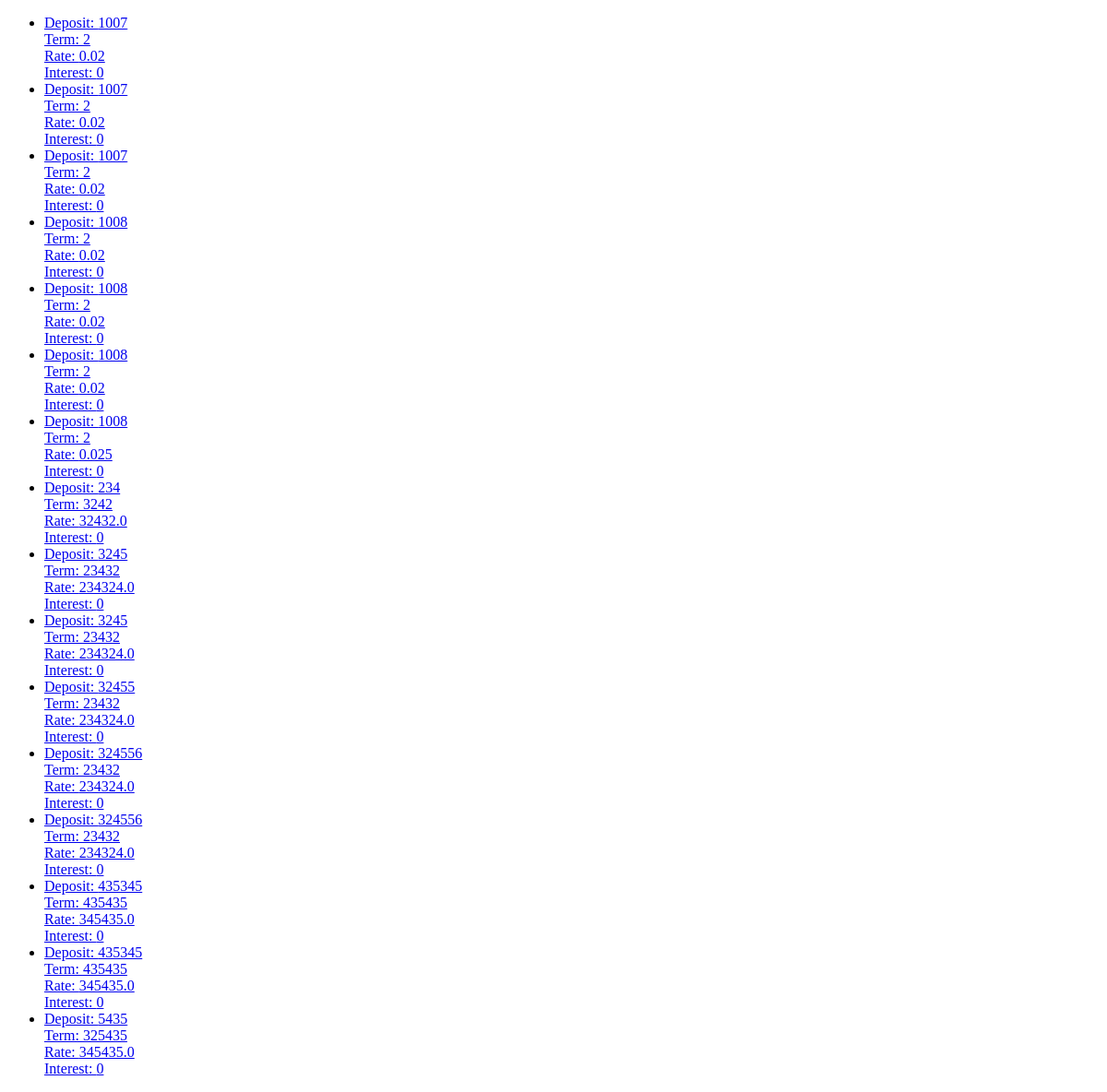
Before: / with the older database file.
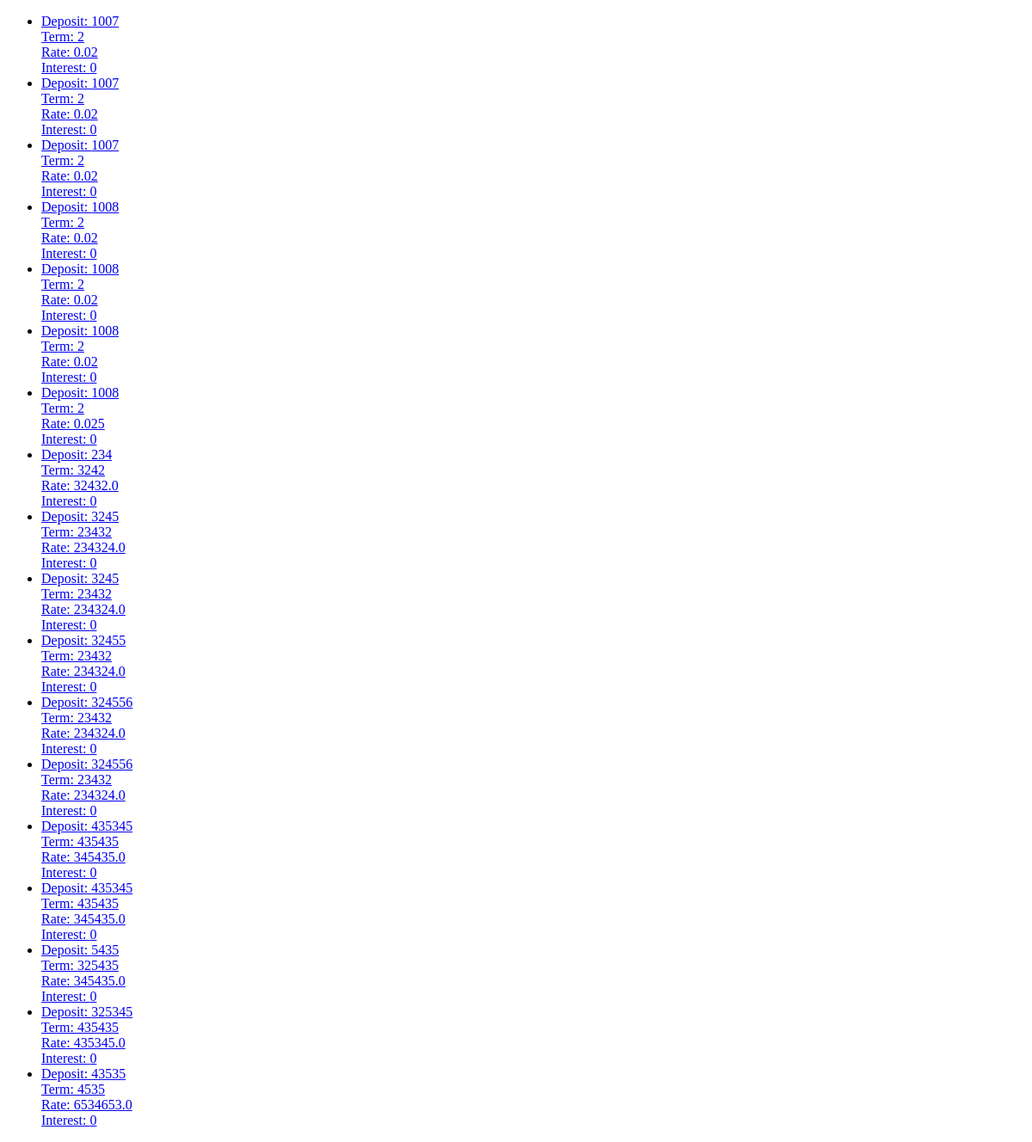
After: the same page with the newer database file.
### deposits/models.py (models this page shows)
class Deposit(models.Model):
    deposit = models.IntegerField()
    term = models.IntegerField()
    rate = models.FloatField(max_length=4)
    interest = models.IntegerField()

### deposits/views.py (the view)
# urls.py: path('', deposits.views.DepositsListView.as_view(), name='index'),
class DepositsListView(ListView):
    template_name = 'index.html'
    model = Deposit

### templates/index.html (shortened to what this page needs)
<!DOCTYPE html>
<html lang="en">
<head>
</head>
<body>
    <ul>
        {% for deposit in object_list %}
            <li>
                <a href="{% url 'deposit' deposit.pk %}">Deposit: {{ deposit.deposit }}<br>
                Term: {{ deposit.term }}<br>
                Rate: {{ deposit.rate }}<br>
                Interest: {{ deposit.interest }}</a>
            </li>
        {% endfor %}
    </ul>
</body>
</html>

Changed rows visible on the page:
added Deposit: deposit "325345", term "435435", rate "435345.0", interest "0"
added Deposit: deposit "43535", term "4535", rate "6534653.0", interest "0"
